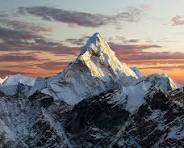
#> input picture mountain.jpg, 184 x 148 px
$ jupyter execute --allow-errors chap131.ipynb
#> lines starting #> are read from the running program, lines starting #| are printed output that depends on the picture; after the words box and inside, x2 and y2 are one past the last pixel; in counts of white or black regions, pixels touching at a corner belong together
## Basic Operations on Images

Homework 1 due to 9.25
- trackbar, color channel, text, box selection

[cell 1]
import cv2
import numpy as np

[cell 2]
org_img = cv2.imread('mountain.jpg')
#> org_img is the input picture: shape (148, 184, 3); mean B, G, R 115.1, 113.7, 116.4

[cell 3]
img = cv2.imread('mountain.jpg')

[cell 4]
def nothing(x):
    pass

#> (a cell that did not finish here is left out)

[cell 6]
cv2.namedWindow('image', cv2.WINDOW_NORMAL)
cv2.imshow('image', img)
cv2.waitKey(0)
cv2.destroyAllWindows()

[cell 7]
px = img[100,100]
#> px = [100, 93, 90]
print (px)
#| [100  93  90]

[cell 8]
img[50:100, 50:100]=[0,255,0]
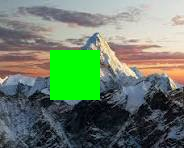
#> img: shape (148, 184, 3); 9.18% of pixels changed, all inside (x1, y1, x2, y2) = (50, 50, 100, 100)

[cell 9]
cv2.namedWindow('image', cv2.WINDOW_NORMAL)
cv2.imshow('image', img)
cv2.waitKey(0)
cv2.destroyAllWindows()

[cell 10]
img[200:400, 200:400, 2] = 255

[cell 11]
cv2.namedWindow('image', cv2.WINDOW_NORMAL)
cv2.imshow('image', img)
cv2.waitKey(0)
cv2.destroyAllWindows()

[cell 12]
from matplotlib import pyplot as plt

[cell 13]
BLUE = [255,0,0]
img1 = cv2.imread('mountain.jpg')
replicate = cv2.copyMakeBorder(img1,10,10,10,10,cv2.BORDER_REPLICATE)
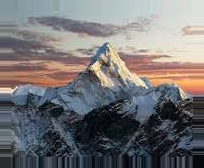
#> replicate: shape (168, 204, 3); mean B, G, R 116.3, 114.8, 116.5
reflect = cv2.copyMakeBorder(img1,10,10,10,10,cv2.BORDER_REFLECT)
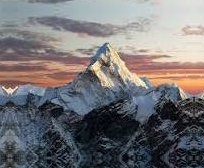
#> reflect: shape (168, 204, 3); mean B, G, R 116.5, 114.9, 116.6
reflect101 = cv2.copyMakeBorder(img1,10,10,10,10,cv2.BORDER_REFLECT_101)
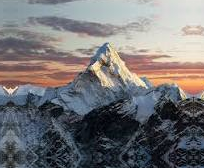
#> reflect101: shape (168, 204, 3); mean B, G, R 116.5, 114.9, 116.7
wrap = cv2.copyMakeBorder(img1,10,10,10,10,cv2.BORDER_WRAP)
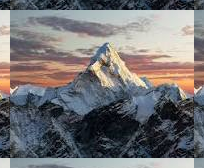
#> wrap: shape (168, 204, 3); mean B, G, R 116.5, 114.9, 116.6
constant= cv2.copyMakeBorder(img1,10,10,10,10,cv2.BORDER_CONSTANT,value=BLUE)
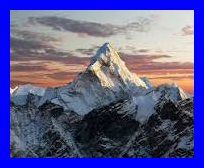
#> constant: shape (168, 204, 3); mean B, G, R 143.8, 90.3, 92.5
plt.subplot(231),plt.imshow(img1,'gray'),plt.title('ORIGINAL')
plt.subplot(232),plt.imshow(replicate,'gray'),plt.title('REPLICATE')
plt.subplot(233),plt.imshow(reflect,'gray'),plt.title('REFLECT')
plt.subplot(234),plt.imshow(reflect101,'gray'),plt.title('REFLECT_101')
plt.subplot(235),plt.imshow(wrap,'gray'),plt.title('WRAP')
plt.subplot(236),plt.imshow(constant,'gray'),plt.title('CONSTANT')
plt.show()
#> figure, not shown here; B, G, R data is drawn as R, G, B

$ run again, with bookim.jpg copied over mountain.jpg
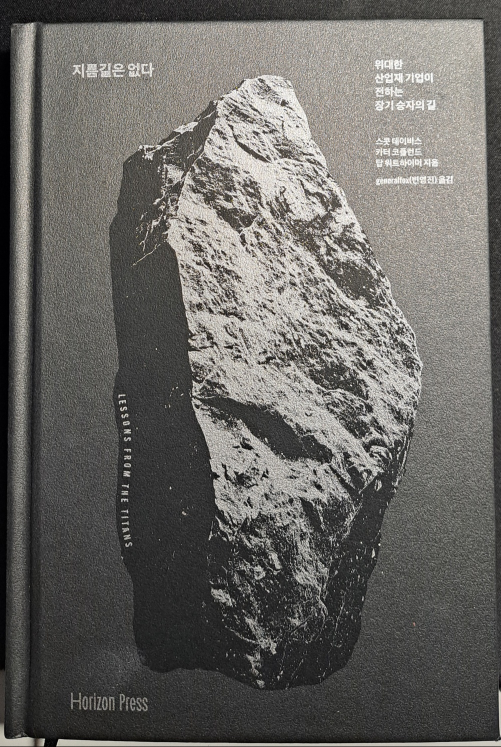
#> input picture bookim.jpg, 1002 x 1493 px (shown at 1/2 size)
#> org_img is the input picture: shape (1493, 1002, 3); mean B, G, R 99.8, 103.4, 105.2
#> px = [146, 151, 154]
#| [146 151 154]
#> `wrap = cv2.copyMakeBorder(img1,10,10,10,10,cv2.BORDER_WRAP)`:
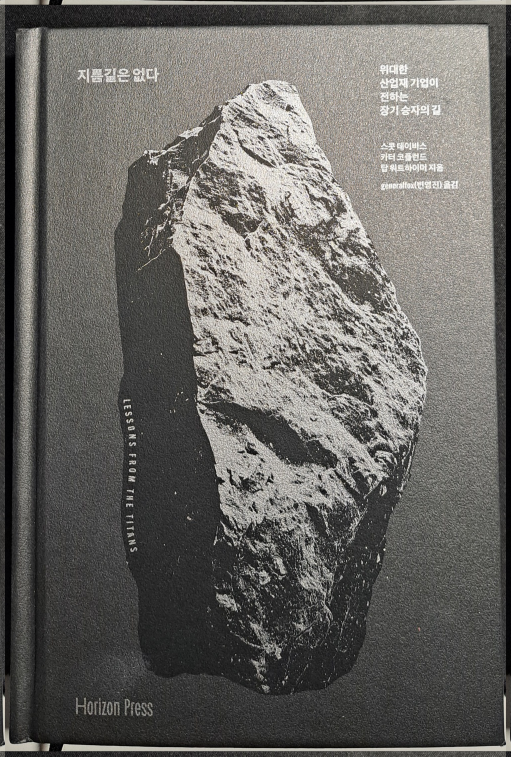
#> wrap: shape (1513, 1022, 3) (shown at 1/2 size); mean B, G, R 98.6, 102.2, 104
#> `constant= cv2.copyMakeBorder(img1,10,10,10,10,cv2.BORDER_CONSTANT,valu..`:
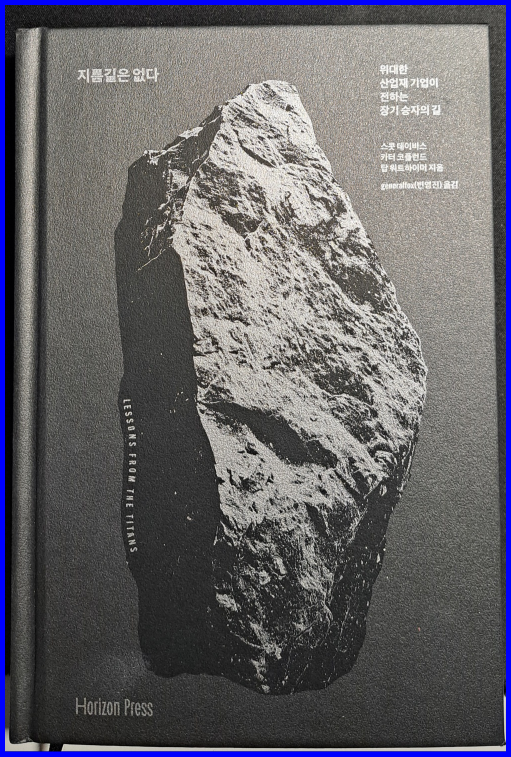
#> constant: shape (1513, 1022, 3) (shown at 1/2 size); mean B, G, R 104.8, 100.1, 101.8
